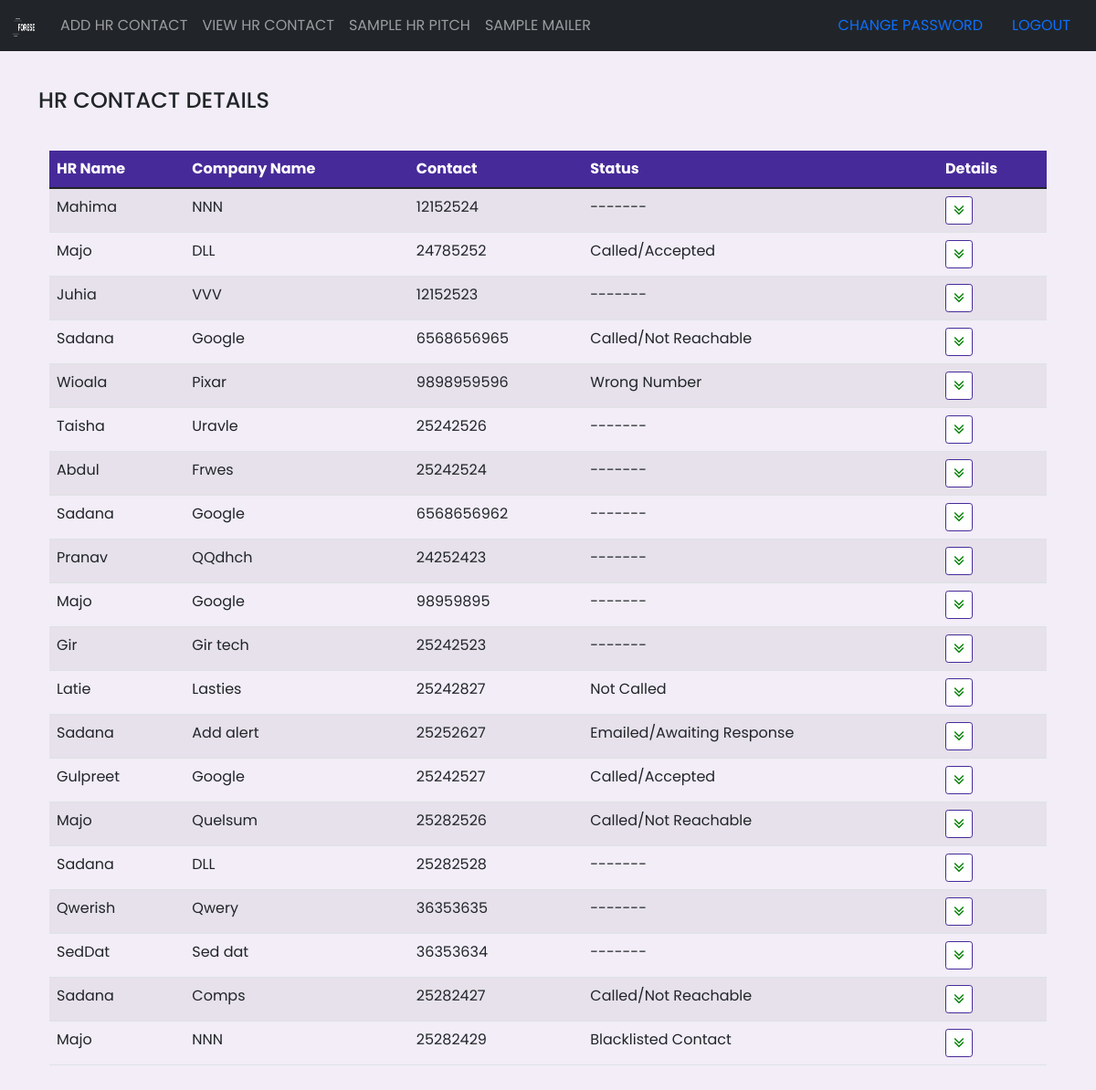
The page /hr_features/show_hr_modal/ (signed in) on the database as committed earlier.
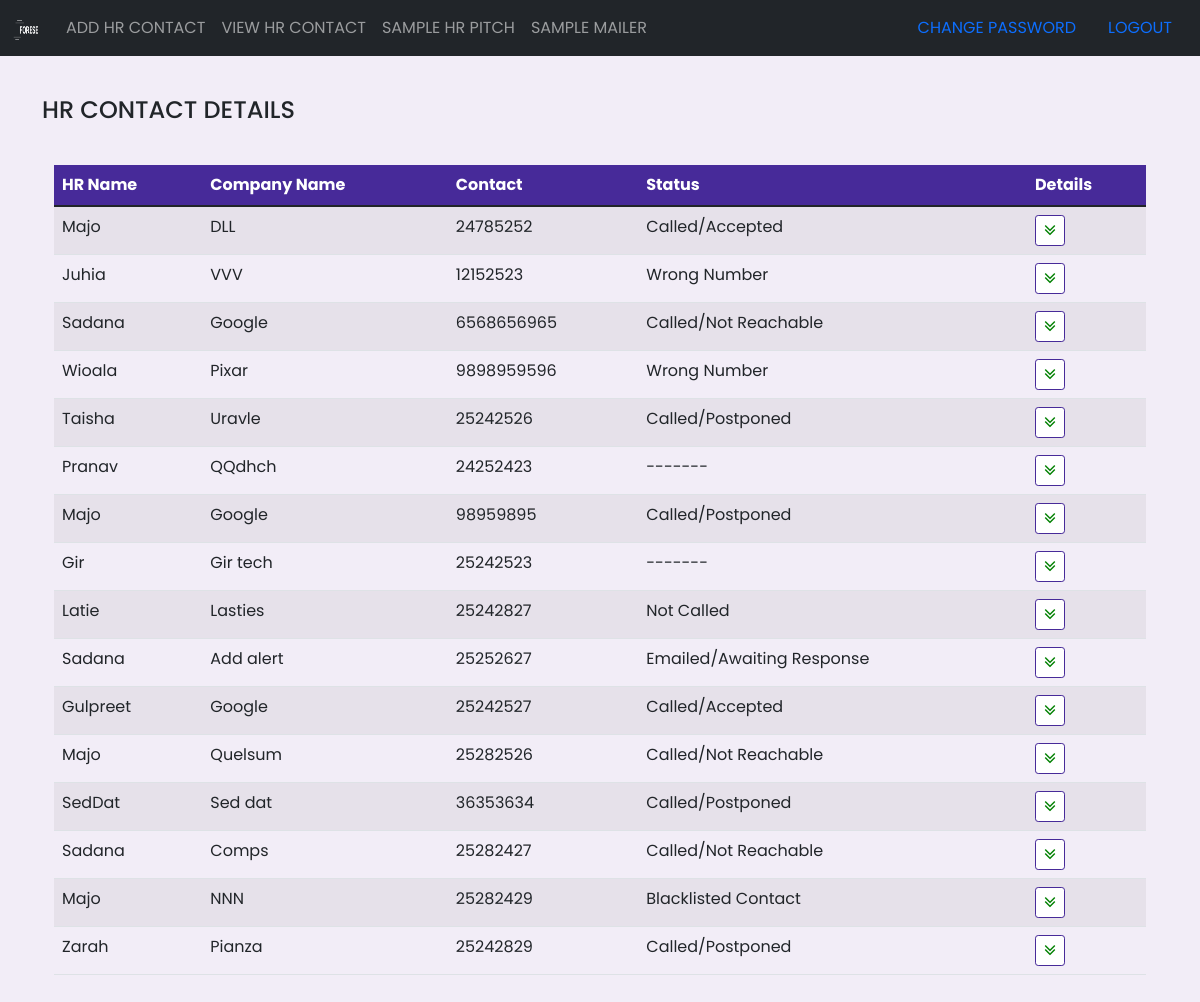
The same page on the database as committed later.
### hr_features/models.py (models this page shows)
class Hr(models.Model):
    added_by=models.ForeignKey(User,on_delete=models.SET_NULL,null=True)
    fullname=models.CharField( max_length=70)
    companyname=models.CharField( max_length=70)
    email=models.CharField( max_length=70,unique=True)
    mobile = models.CharField(max_length=10,unique=True)
    status=models.CharField(choices=STATUS_CHOICE,max_length=70)
    interview=models.CharField(choices=INTERVIEW_CHOICE,max_length=70)
    hrcount=models.PositiveIntegerField()
    dept=models.CharField(max_length=70)
    transport=models.CharField(choices=TRANSPORT_CHOICE,max_length=70)
    extra_comments=models.TextField()
    internship=models.BooleanField(default=False)
    dtoc=models.DateTimeField(auto_now_add=True,null=True)

### hr_features/views.py (the view)
# urls.py: path('show_hr_modal/',views.show_hr_modal,name='show_hr_modal'),
def show_hr_modal(request):
    if request.user.is_authenticated and check_student(request.user):
       hrs=Hr.objects.filter(added_by=request.user).order_by('dtoc').all()
       return render(request,'hr_features/show_modal.html',{"hrs":hrs})
    else:
        return redirect('student_login')

### students/views.py (called while the page is built)
def check_student(user):
    if user.user_type == 'VOLUNTEER':
        return True
    else:
	    return False

### hr_features/templates/hr_features/show_modal.html (shortened to what this page needs)
{% extends 'hr_features/layout.html' %}
{% load static %}
{% block main %}
<div class="row">
    <h4 class="table table-striped"> HR CONTACT DETAILS</h4>
    <div class="d-flex p-4">
        <table class="table table-striped">
        <thead style="background-color:#472a99;">
            <tr>
            <th scope="col" class="scope" >HR Name</th>
            <th scope="col" class="scope">Company Name</th>
            <th scope="col" class="scope">Contact</th>
            <th scope="col" class="scope">Status</th>
            <th scope="col" class="scope">Details</th>
            </tr>
        </thead>
        <tbody>
            {% for hr in hrs %}
            <tr>
                <td>{{hr.fullname}}</td>
                <td>{{hr.companyname}}</td>
                <td>{{hr.mobile}}</td>
                <td>{{hr.status}}</td>
                <td><button type="button" class="btn btn-primary btn-sm" data-bs-toggle="modal" data-bs-target="#HR{{hr.pk}}" style="background-color:white; border-color:#472a99"><i class="fa fa-angle-double-down fa-lg" style="color:green"></i></button>
                  </td>
            </tr>
            {% endfor %}
        </tbody>
        </table>
    </div>
</div>
{% endblock %}

Rows that differ between the two databases and show on the page:
removed Hr: fullname "Mahima", companyname "NNN", mobile "12152524", status "-------"
removed Hr: fullname "Abdul", companyname "Frwes", mobile "25242524", status "-------"
removed Hr: fullname "Sadana", companyname "Google", mobile "6568656962", status "-------"
removed Hr: fullname "Sadana", companyname "DLL", mobile "25282528", status "-------"
removed Hr: fullname "Qwerish", companyname "Qwery", mobile "36353635", status "-------"
changed Hr "Juhia": status "-------" → "Wrong Number"
changed Hr "Taisha": status "-------" → "Called/Postponed"
changed Hr (number 7 of 16 on the later page): status "-------" → "Called/Postponed"
changed Hr "SedDat": status "-------" → "Called/Postponed"
added Hr: fullname "Zarah", companyname "Pianza", mobile "25242829", status "Called/Postponed"
